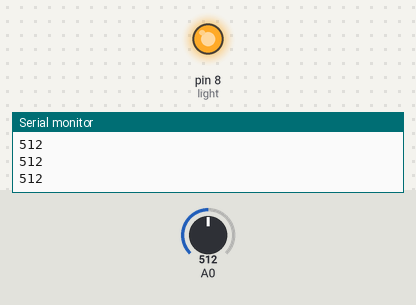
Simulated run of this sketch. Board: Arduino Uno, built with avr-gcc and run on an emulated ATmega328P. On the bench: output pins drawn as LEDs (lit = HIGH), the last lines printed to the serial monitor. Inputs (shaded band) come from the test bench; at power-on: A0 = 512.

Above: at 1.2 s.
1.3 s: A0 set to 1013
2.8 s: A0 set to 1022
At 4.0 s:
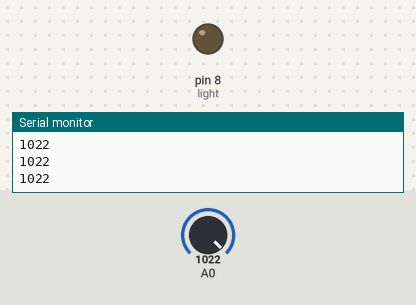
4.3 s: A0 set to 900
At 5.3 s:
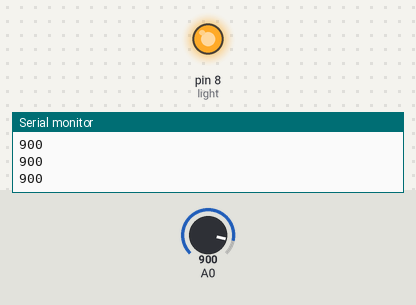
5.8 s: A0 set to 1023
At 6.6 s:
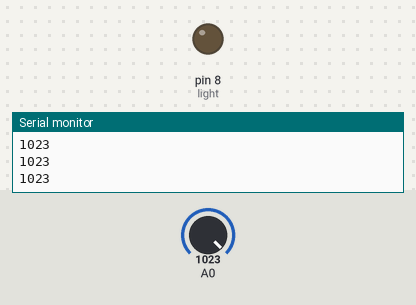
Timing chart, 0 to 8.3 s (numbered marks = the images above; inputs shaded):
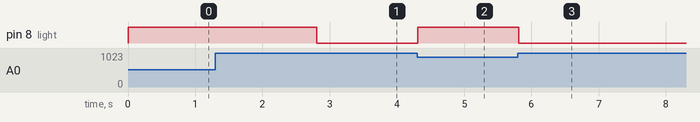

Measured:
- the behaviour switches between 1021 and 1022 on A0 (found by bisection; images 0 and 1)
- after the input at 2.8 s, pin 8 (light): HIGH → LOW at once
- after the input at 4.3 s, pin 8 (light): LOW → HIGH at once
- after the input at 5.8 s, pin 8 (light): HIGH → LOW at once

The sketch:

auto-light.ino
```cpp
#define light 8
int analogValue;

void setup()
{
  Serial.begin(9600);
  pinMode(light,OUTPUT);
}

void loop()
{
  analogValue = analogRead(A0);
  Serial.println(analogValue);
  if(analogValue < 1022)
  {
    digitalWrite(light,HIGH);
  }else
  {
    digitalWrite(light,LOW);
  }
}
```
